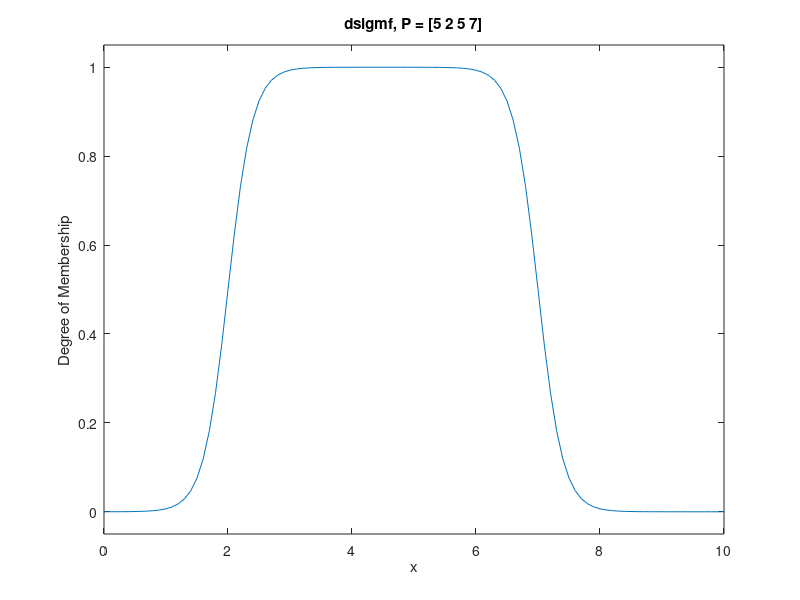

The MATLAB script that drew this image:
x = 0:0.1:10;
y = dsigmf(x,[5 2 5 7]); % Додаткова сигмоїдальна функція (різниця)

plot(x,y)
title('dsigmf, P = [5 2 5 7]')
xlabel('x')
ylabel('Degree of Membership')
ylim([-0.05 1.05])